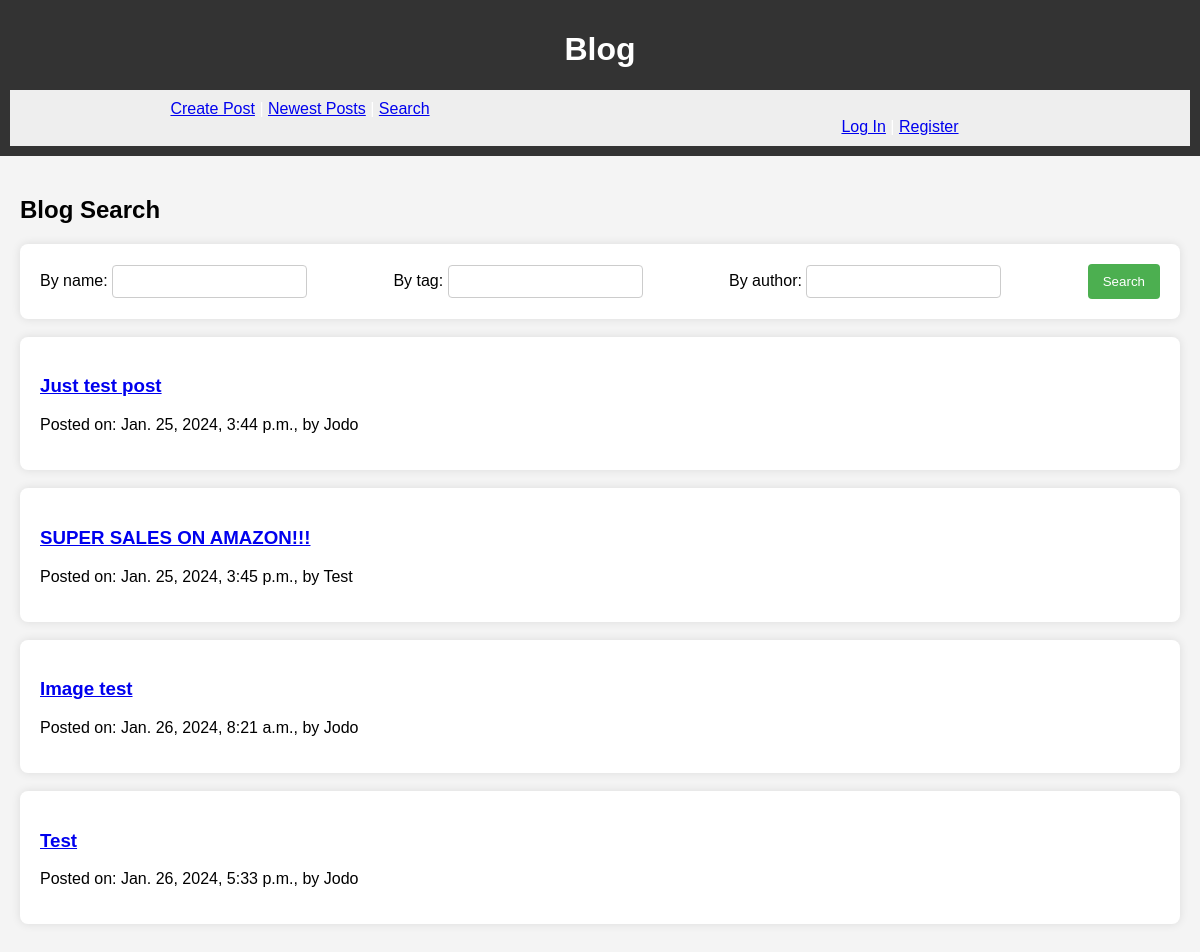
Screenshot of /post/search/ with the database file from the repository.
### post_app/models.py (models this page shows, shortened)
class Post(models.Model):
    title = models.CharField(max_length=225)
    description = models.TextField()
    author = models.ForeignKey(User, on_delete=models.CASCADE, related_name='post_author')
    image = models.ImageField(upload_to='static/images/post_pics/', blank=True)
    tag = models.ForeignKey(Tag, on_delete=models.CASCADE, null=True, blank=True)
    pub_date = models.DateTimeField(auto_now_add=True)
    url = models.URLField()
    url_name = models.CharField(max_length=225)

### post_app/views.py (the view)
# urls.py: path('search/', views.search_post, name='search_post'),
def search_post(request):
    if request.method == 'GET':
        posts = Post.objects.all()
        if request.GET.get('by_name'):
            posts = posts.filter(title__icontains=request.GET.get('by_name'))
        if request.GET.get('by_tag'):
            posts = posts.filter(tag__tag__iexact=request.GET.get('by_tag'))
        if request.GET.get('by_author'):
            posts = posts.filter(author__username__icontains=request.GET.get('by_author'))
        return render(request, 'post_app/search.html', {'form': SearchForm(request.GET), 'posts': posts,
                                                        'is_authenticated': request.user.is_authenticated})
    return render(request, 'post_app/search.html', {'form': SearchForm(),
                                                    'is_authenticated': request.user.is_authenticated})

### post_app/forms.py
class SearchForm(forms.Form):
    by_name = forms.CharField(max_length=225, required=False)
    by_tag = forms.CharField(max_length=30, required=False)
    by_author = forms.CharField(max_length=191, required=False)

### templates/post_app/search.html (shortened to what this page needs)
{% extends "base.html" %}
{% block content %}
    <h2>Blog Search</h2>
    <form action="/post/search/" method="get">
        {{ form }}
        <button type="submit">Search</button>
    </form><br>
{% for post in posts %}
        <article class="post">
            <h3><a href="{{ post.url }}">{{post.title}}</a></h3>
            <p>Posted on: {{post.pub_date}}, by {{post.author}}</p>
        </article><br>
{% endfor %}
{% endblock %}

### templates/base.html (shortened to what this page needs)
<!DOCTYPE html>
<html lang="en">
<head>
</head>
<body>
    <header>
        <h1>Blog</h1>
        <nav>
            <span id="categories">
                <a href="/post/create/">Create Post</a> |
                <a href="/">Newest Posts</a> |
                <a href="/post/search/">Search</a>
            </span>
            <span id="user-actions">
            </span>
        </nav>
    </header>
    <main>
        {% block content %}{% endblock %}
    </main>
</body>
</html>

### rows the page displays
Post: title "Just test post", pub_date "Jan. 25, 2024, 3:44 p.m.", author "Jodo"
Post: title "SUPER SALES ON AMAZON!!!", pub_date "Jan. 25, 2024, 3:45 p.m.", author "Test"
Post: title "Image test", pub_date "Jan. 26, 2024, 8:21 a.m.", author "Jodo"
Post: title "Test", pub_date "Jan. 26, 2024, 5:33 p.m.", author "Jodo"
